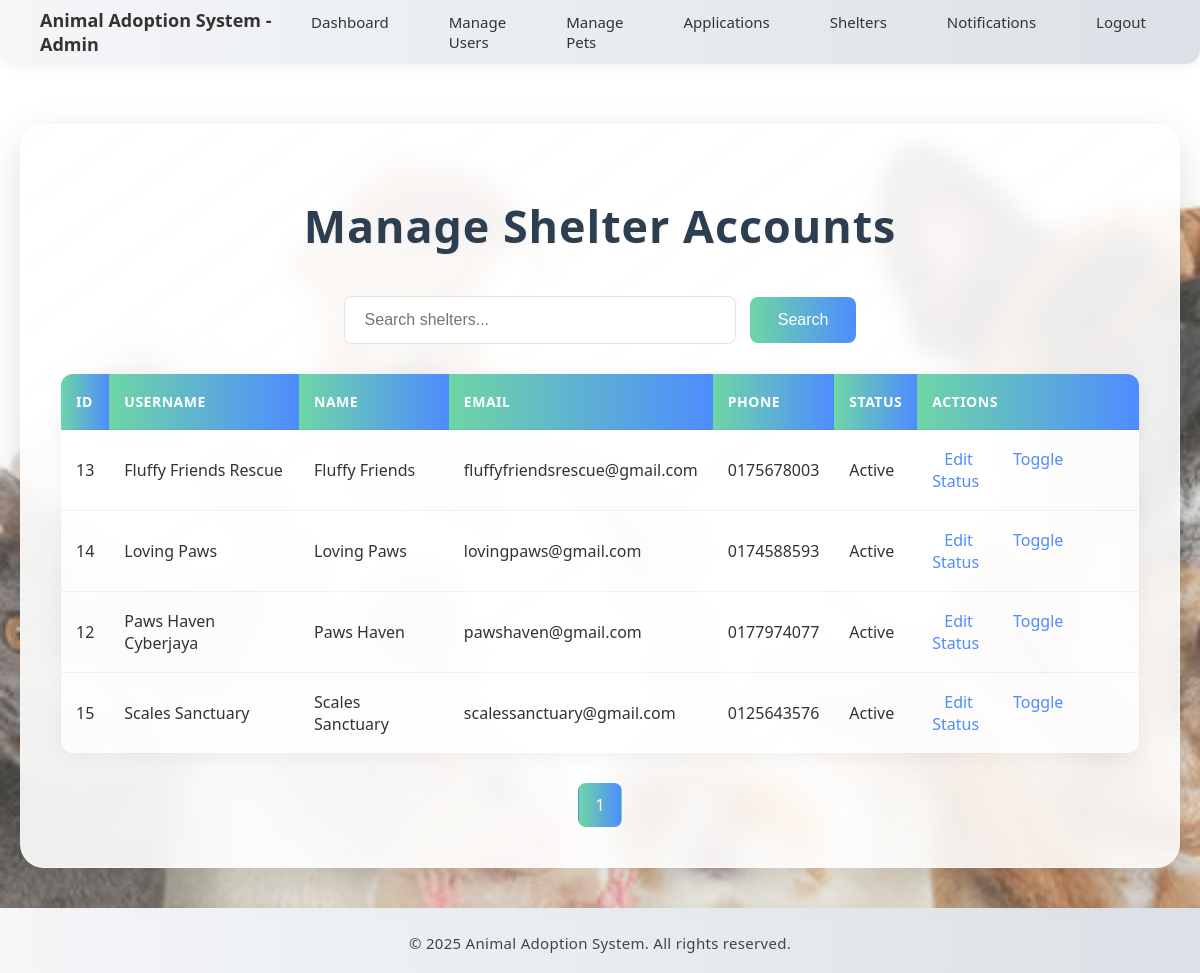
/admin/manage_shelters.php (signed in), run on the app's committed database.
### tables this page shows
CREATE TABLE `users` (
  `id` int(11) NOT NULL,
  `username` varchar(100) NOT NULL,
  `email` varchar(255) NOT NULL,
  `password` varchar(255) NOT NULL,
  `first_name` varchar(100) DEFAULT NULL,
  `last_name` varchar(100) DEFAULT NULL,
  `phone_number` varchar(12) DEFAULT NULL,
  `role` enum('adopter','shelter','admin') NOT NULL,
  `created_at` timestamp NOT NULL DEFAULT current_timestamp(),
  `phone` varchar(20) DEFAULT NULL,
  `status` varchar(50) NOT NULL DEFAULT 'active'
);

### admin/manage_shelters.php (the view, shortened to what this page needs)
<?php
include('../db_connection.php');
$limit = 10;
$page = isset($_GET['page']) ? (int)$_GET['page'] : 1;
$offset = ($page - 1) * $limit;
$search = isset($_GET['search']) ? $_GET['search'] : '';
$stmt = $conn->prepare("SELECT id, username, email, first_name, last_name, phone_number, status
                        FROM users
                        WHERE role = 'shelter' AND username LIKE ?
                        ORDER BY status, username
                        LIMIT ? OFFSET ?");
$search_param = "%{$search}%";
$stmt->bind_param('sii', $search_param, $limit, $offset);
$stmt->execute();
$result = $stmt->get_result();
$count_stmt = $conn->prepare("SELECT COUNT(*) AS total FROM users WHERE role = 'shelter' AND username LIKE ?");
$count_stmt->bind_param('s', $search_param);
$count_stmt->execute();
$total_shelters = $count_stmt->get_result()->fetch_assoc()['total'];
$total_pages = ceil($total_shelters / $limit);
?>
<!DOCTYPE html>
<html>
<head>
    <link rel="stylesheet" href="../css/common.css">
</head>
<body>
<?php include('../includes/navbar_admin.php'); ?>
<div class="page-wrapper">
    <div class="content-container">
        <h1>Manage Shelter Accounts</h1>
        <form class="search-form" method="get">
            <input type="text" name="search" placeholder="Search shelters..." value="<?= htmlspecialchars($search) ?>">
            <button type="submit">Search</button>
        </form>
        <table>
            <thead>
                <tr>
                    <th>ID</th>
                    <th>Username</th>
                    <th>Name</th>
                    <th>Email</th>
                    <th>Phone</th>
                    <th>Status</th>
                    <th>Actions</th>
                </tr>
            </thead>
            <tbody>
            <?php while ($row = $result->fetch_assoc()): ?>
                <tr>
                    <td><?= $row['id'] ?></td>
                    <td><?= htmlspecialchars($row['username']) ?></td>
                    <td><?= htmlspecialchars($row['first_name'] . ' ' . $row['last_name']) ?></td>
                    <td><?= htmlspecialchars($row['email']) ?></td>
                    <td><?= htmlspecialchars($row['phone_number']) ?></td>
                    <td><?= ucfirst(htmlspecialchars($row['status'])) ?></td>
                    <td class="actions">
                        <a href="edit_user.php?id=<?= $row['id'] ?>">Edit</a>
                        <a href="toggle_shelter_status.php?id=<?= $row['id'] ?>" onclick="return confirm('Change shelter status?')">Toggle Status</a>
                    </td>
                </tr>
            <?php endwhile; ?>
            </tbody>
        </table>
        <div class="pagination">
            <?php for ($i = 1; $i <= $total_pages; $i++): ?>
                <a href="?page=<?= $i ?>&search=<?= htmlspecialchars($search) ?>" class="<?= ($i == $page) ? 'active' : '' ?>">
                    <?= $i ?>
                </a>
            <?php endfor; ?>
        </div>
    </div>
</div>
<?php include('../includes/footer.php'); ?>
</body>
</html>

### css/common.css (style rules this page uses)
html, body { height: 100%; margin: 0; display: flex; flex-direction: column; }
.page-wrapper { flex: 1; display: flex; flex-direction: column; }

### admin/manage_shelters.php (style rules this page uses)
body { margin: 0; font-family: 'Segoe UI', sans-serif; background: linear-gradient(rgba(255,255,255,0.2), rgba(255,255,255,0.2)), url('../images/PetsBackground2.jpg') no-repeat center center fixed; background-size: cover; color: #333; }
.page-wrapper { padding: 40px 20px; max-width: 1400px; margin: 0 auto; }
.content-container { background: linear-gradient(145deg, rgba(255, 255, 255, 0.95), rgba(255, 255, 255, 0.85)); backdrop-filter: blur(12px); -webkit-backdrop-filter: blur(12px); border-radius: 24px; padding: 40px; box-shadow: 0 12px 40px rgba(0, 0, 0, 0.12); border: 1.5px solid rgba(255, 255, 255, 0.4); margin-top: 20px; }
h1 { text-align: center; font-weight: 700; margin-bottom: 40px; color: #2c3e50; font-size: 2.8em; letter-spacing: 1px; text-shadow: 1px 1px 2px rgba(0,0,0,0.05); }
.search-form { text-align: center; margin-bottom: 30px; }
.search-form input[type="text"] { padding: 14px 20px; width: 350px; border: 1.5px solid rgba(0,0,0,0.1); border-radius: 8px; font-size: 16px; margin-right: 10px; transition: all 0.3s; }
.search-form button { padding: 14px 28px; background: linear-gradient(90deg, #6ed6a5 0%, #4e8cff 100%); color: white; border: none; border-radius: 8px; font-size: 16px; font-weight: 500; cursor: pointer; transition: all 0.3s; }
table { width: 100%; border-collapse: collapse; margin-top: 30px; background: rgba(255, 255, 255, 0.8); border-radius: 12px; overflow: hidden; box-shadow: 0 4px 20px rgba(0, 0, 0, 0.05); }
th, td { padding: 18px 15px; text-align: left; border-bottom: 1px solid rgba(0, 0, 0, 0.05); }
th { background: linear-gradient(90deg, #6ed6a5 0%, #4e8cff 100%); color: white; font-weight: 600; font-size: 14px; text-transform: uppercase; letter-spacing: 0.5px; }
tr:last-of-type td { border-bottom: none; }
.actions a { margin-right: 12px; text-decoration: none; color: #4e8cff; font-weight: 500; padding: 6px 12px; border-radius: 6px; transition: background 0.2s, color 0.2s; }
.pagination { margin-top: 30px; text-align: center; }
.pagination a { display: inline-block; text-decoration: none; color: #4e8cff; padding: 10px 16px; border: 1.5px solid rgba(0,0,0,0.1); border-radius: 8px; margin: 0 4px; font-weight: 500; transition: all 0.3s; }
.pagination a.active { background: linear-gradient(90deg, #6ed6a5 0%, #4e8cff 100%); color: white; border-color: transparent; }

### data on the page
users: id "13", username "Fluffy Friends Rescue", first_name+last_name "Fluffy Friends", email "fluffyfriendsrescue@gmail.com", phone_number "0175678003", status "Active"
users: id "14", username "Loving Paws", first_name+last_name "Loving Paws", email "lovingpaws@gmail.com", phone_number "0174588593", status "Active"
users: id "12", username "Paws Haven Cyberjaya", first_name+last_name "Paws Haven", email "pawshaven@gmail.com", phone_number "0177974077", status "Active"
users: id "15", username "Scales Sanctuary", first_name+last_name "Scales Sanctuary", email "scalessanctuary@gmail.com", phone_number "0125643576", status "Active"
